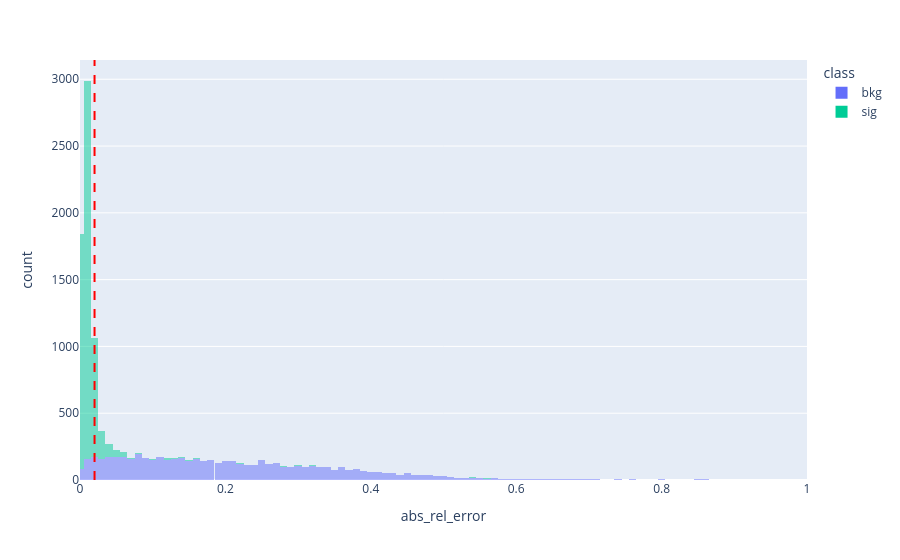

Notebook cell for this chart:
### Code cell
fig_rel_error_sig_vs_bkg.add_vline(x=0.020, line_width=2, line_dash='dash', line_color='red')
fig_rel_error_sig_vs_bkg.show()

### Figure 1 — Plotly figure (JSON) as saved in the notebook; plotly's stock layout.template omitted (floating-point values rounded to 4 significant figures; data arrays with more than 128 entries replaced by an {"elided": "..."} marker saying what was removed)
{"data": [{"bingroup": "x", "hovertemplate": "class=bkg<br>abs_rel_error=%{x}<br>count=%{y}<extra></extra>", "legendgroup": "bkg", "marker": {"color": "#636efa", "opacity": 0.5, "pattern": {"shape": ""}}, "name": "bkg", "nbinsx": 200, "orientation": "v", "showlegend": true, "type": "histogram", "x": {"elided": "5976 float values"}, "xaxis": "x", "yaxis": "y"}, {"bingroup": "x", "hovertemplate": "class=sig<br>abs_rel_error=%{x}<br>count=%{y}<extra></extra>", "legendgroup": "sig", "marker": {"color": "#00cc96", "opacity": 0.5, "pattern": {"shape": ""}}, "name": "sig", "nbinsx": 200, "orientation": "v", "showlegend": true, "type": "histogram", "x": {"elided": "5976 float values"}, "xaxis": "x", "yaxis": "y"}], "layout": {"barmode": "relative", "legend": {"title": {"text": "class"}, "tracegroupgap": 0}, "margin": {"t": 60}, "shapes": [{"line": {"color": "red", "dash": "dash", "width": 2}, "type": "line", "x0": 0.02, "x1": 0.02, "xref": "x", "y0": 0, "y1": 1, "yref": "y domain"}], "xaxis": {"anchor": "y", "domain": [0, 1], "range": [0, 1], "title": {"text": "abs_rel_error"}}, "yaxis": {"anchor": "x", "domain": [0, 1], "title": {"text": "count"}}}}
